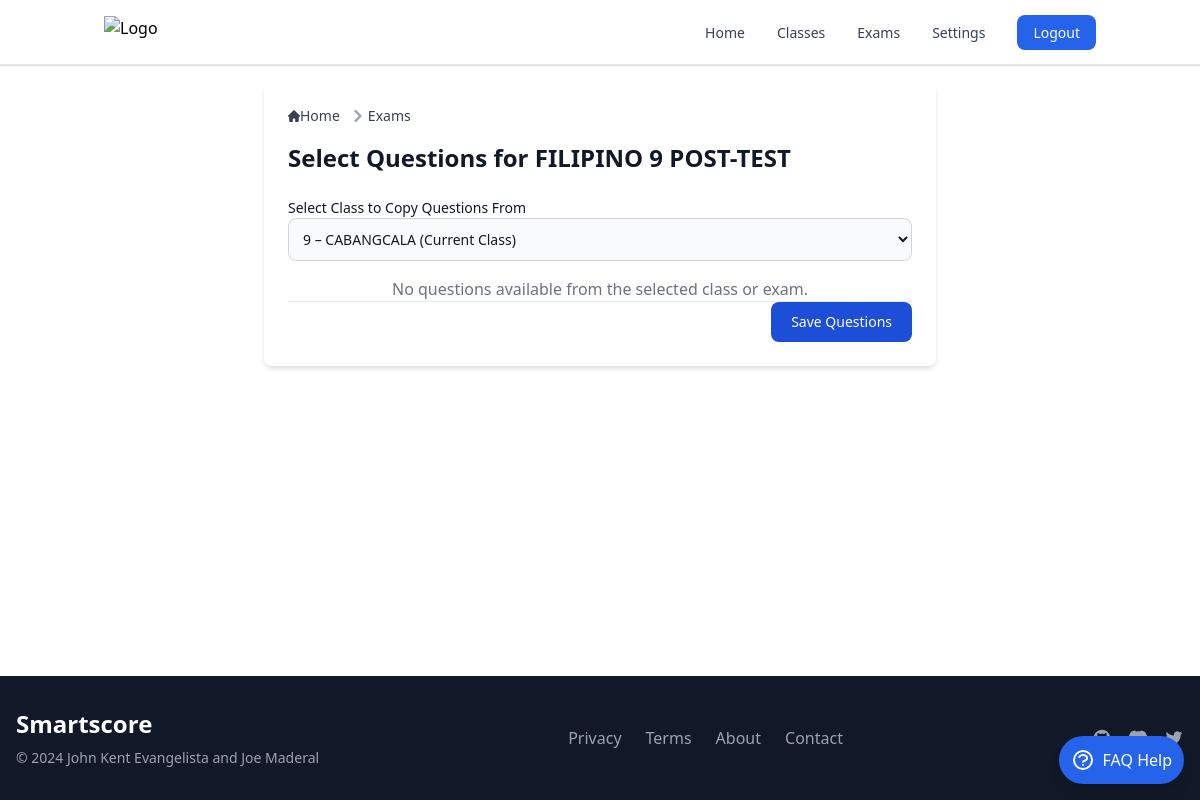
/exams/28/select_questions/ (signed in), run on the app's committed database.
### smartscoreapp/models.py (models this page shows, shortened)
class Exam(models.Model):
    exam_id = models.CharField(max_length=3, unique=True, editable=False)
    name = models.CharField(max_length=50)
    class_assigned = models.ForeignKey(Class, related_name='exams', on_delete=models.SET_NULL, null=True)  # Set to NULL on class deletion
    questions = models.ManyToManyField(Question, related_name='exams')
    set_id = models.CharField(max_length=6, unique=True, blank=True)
    instructions = models.TextField(blank=True, null=True)
    time_limit = models.IntegerField(null=True, blank=True)

class Class(models.Model):
    name = models.CharField(max_length=100)
    description = models.TextField(blank=True)
    user = models.ForeignKey(settings.AUTH_USER_MODEL, on_delete=models.CASCADE)

### smartscoreapp/views.py (the view, shortened to what this page needs)
# urls.py: path('exams/<int:exam_id>/select_questions/', select_questions_view, name='select_questions'),
@login_required
def select_questions_view(request, exam_id):
    exam = get_object_or_404(Exam, id=exam_id)
    current_class = exam.class_assigned
    user_classes = Class.objects.filter(user=request.user).exclude(id=current_class.id)
    selected_class_id = current_class.id
    selected_exam_id = None
    questions = []
    selected_class = get_object_or_404(Class, id=selected_class_id, user=request.user)
    available_exams = Exam.objects.filter(class_assigned=selected_class).exclude(id=exam_id)
    return render(request, 'select_questions.html', {
        'exam': exam,
        'current_class': current_class,
        'available_classes': user_classes,  # Now this excludes the current class
        'available_exams': available_exams,
        'questions': questions,
        'selected_class_id': int(selected_class_id),
        'selected_exam_id': int(selected_exam_id) if selected_exam_id else None,
    })

### templates/exams/select_questions.html (shortened to what this page needs)
{% extends "base.html" %}
{% block content %}
<div class="max-w-2xl mx-auto p-6 bg-white shadow-md rounded-lg">
  <nav class="flex mb-4" aria-label="Breadcrumb">
    <ol class="inline-flex items-center space-x-1 md:space-x-2 rtl:space-x-reverse">
      <li class="inline-flex items-center">
        <a href="{% url 'index' %}" class="inline-flex items-center text-sm font-medium text-gray-700 hover:text-blue-600 dark:text-gray-400 dark:hover:text-white">
          Home
        </a>
      </li>
      <li class="flex items-center">
        <svg class="rtl:rotate-180 w-3 h-3 text-gray-400 mx-1" aria-hidden="true" xmlns="http://www.w3.org/2000/svg" fill="none" viewBox="0 0 6 10">
          <path stroke="currentColor" stroke-linecap="round" stroke-linejoin="round" stroke-width="2" d="m1 9 4-4-4-4"/>
        </svg>
        <a href="{% url 'exams' %}" class="text-sm font-medium text-gray-700 hover:text-blue-600 dark:text-gray-400 dark:hover:text-white">Exams</a>
      </li>
    </ol>
  </nav>
  <h1 class="text-2xl font-semibold text-gray-900 dark:text-white mb-6">Select Questions for {{ exam.name }}</h1>
  <form method="post" action="{% url 'select_questions' exam.id %}">
<div class="mb-4">
  <label for="class_source_id" class="block text-sm font-medium text-gray-900 dark:text-white">Select Class to Copy Questions From</label>
  <select name="class_source_id" id="class_source_id" class="bg-gray-50 border border-gray-300 text-gray-900 text-sm rounded-lg focus:ring-blue-500 focus:border-blue-500 block w-full p-2.5 dark:bg-gray-600 dark:border-gray-500 dark:placeholder-gray-400 dark:text-white" onchange="this.form.submit()">
    <option value="{{ current_class.id }}" {% if current_class.id == selected_class_id %}selected{% endif %}>{{ current_class.name }} (Current Class)</option>
  </select>
</div>
    {% if questions %}
      <div class="relative overflow-x-auto mb-6">
      <table class="w-full text-sm text-left rtl:text-right text-gray-500 dark:text-gray-400">
        <thead class="text-xs text-gray-700 uppercase bg-gray-50 dark:bg-gray-700 dark:text-gray-400">
        <tr>
          <th scope="col" class="px-6 py-3">
          <input type="checkbox" id="select_all" class="mr-2" onchange="toggleAll(this)">
          <label for="select_all" class="text-sm font-medium text-gray-900 dark:text-white">Select All</label>
          </th>
          <th scope="col" class="px-6 py-3">Question</th>
          <th scope="col" class="px-6 py-3">Difficulty</th>
        </tr>
        </thead>
        <tbody>
        {% for question in questions %}
          <tr class="bg-white border-b dark:bg-gray-800 dark:border-gray-700 hover:bg-gray-100 dark:hover:bg-gray-700 transition">
          <td class="px-6 py-4">
            <input type="checkbox" name="questions" value="{{ question.id }}" class="mr-4">
          </td>
          <td class="px-6 py-4 font-medium text-gray-900 dark:text-white">{{ question.question_text }}</td>
          <td class="px-6 py-4 font-medium text-gray-900 dark:text-white">{{ question.difficulty }}</td>
          </tr>
        {% endfor %}
        </tbody>
      </table>
      </div>
    {% else %}
      <p class="text-center text-gray-500 dark:text-gray-400">No questions available from the selected class or exam.</p>
    {% endif %}
    <div class="flex items-center justify-end space-x-2 border-t border-gray-200 rounded-b dark:border-gray-600">
      <button type="submit" class="text-white bg-blue-700 hover:bg-blue-800 focus:ring-4 focus:outline-none focus:ring-blue-300 font-medium rounded-lg text-sm px-5 py-2.5 text-center dark:bg-blue-600 dark:hover:bg-blue-700 dark:focus:ring-blue-800 transition">
        Save Questions
      </button>
    </div>
  </form>
</div>
{% endblock %}

### data on the page
Exam: name "FILIPINO 9 POST-TEST"
Class: class_source_id "9 – CABANGCALA (Current Class)"
